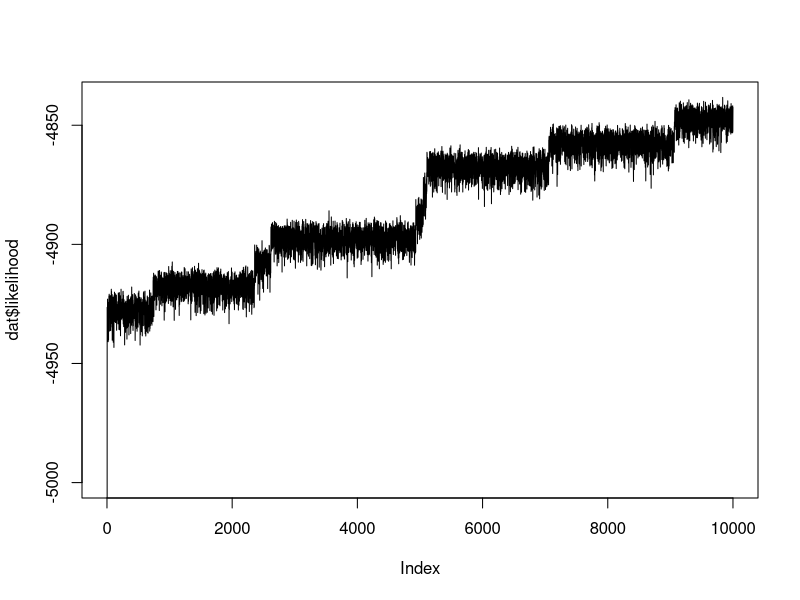

Source code (R): (Note: this script raises an error after producing the figure.)
dat <- read.csv("mcmc.log1.csv")
plot(dat$likelihood,
     type="l",
     ylim=c(-5000,max(dat$likelihood)))
dat <- read.csv("mcmc.log2.csv")
plot(dat$p,
     type="l")
